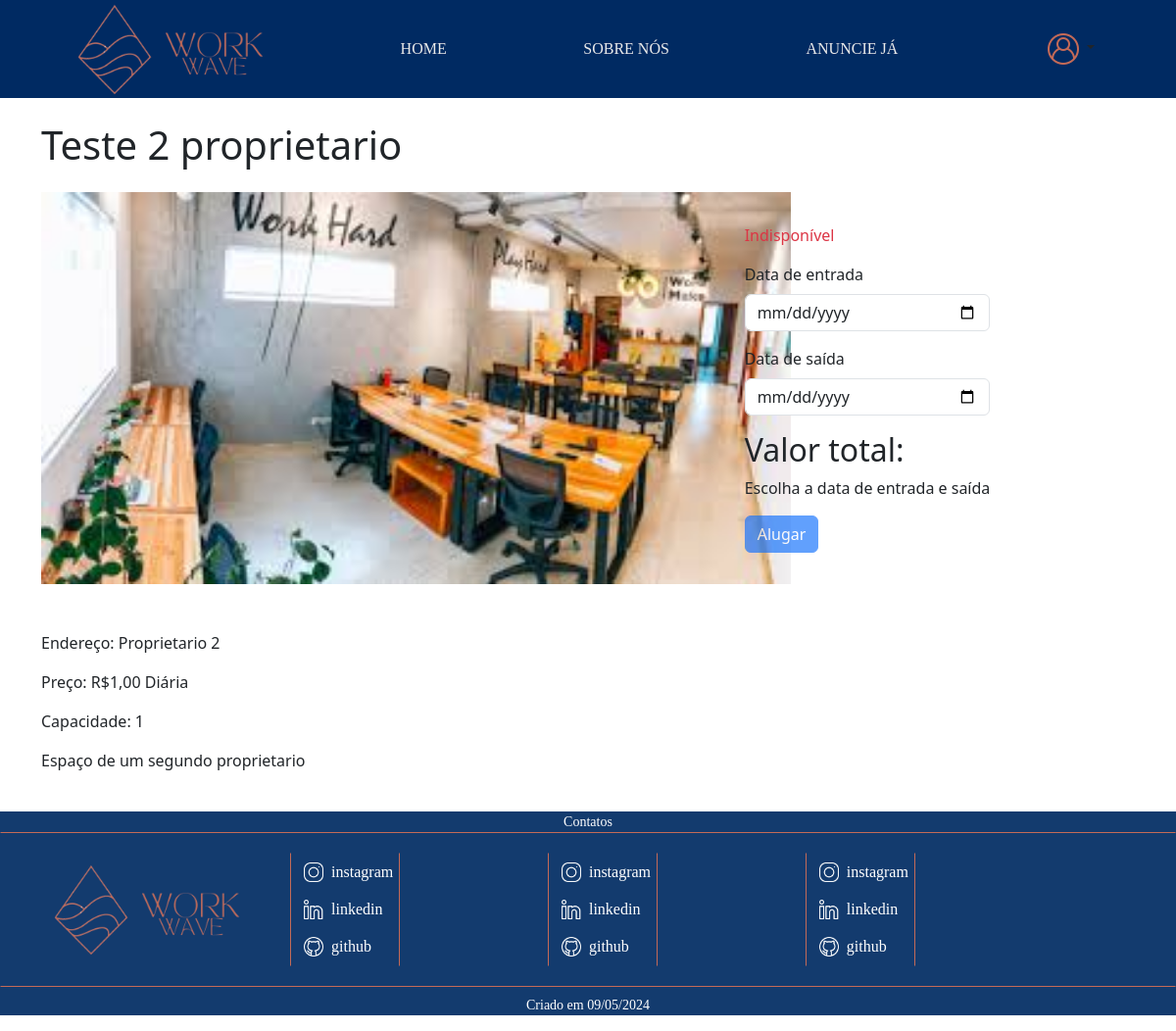
The app's page /AnuncioDetalhes.php?id=12 with its own data.
### tables this page shows
CREATE TABLE `espacodados` (
  `EspId` int(11) NOT NULL,
  `EspNome` varchar(255) NOT NULL,
  `EspEndereco` varchar(255) NOT NULL,
  `EspDescricao` mediumtext NOT NULL,
  `EspCapacidade` int(11) NOT NULL,
  `EspDisponibilidade` tinyint(1) DEFAULT NULL,
  `EspDataCadastro` date NOT NULL,
  `ProId` int(11) NOT NULL,
  `EspImg` varchar(255) DEFAULT NULL,
  `EspPreco` decimal(10,2) DEFAULT NULL,
  `SerId` int(11) DEFAULT NULL
);

### AnuncioDetalhes.php (the view, shortened to what this page needs)
<?php
try {
    $conexao = new PDO("mysql:host=localhost; dbname=workwave", "root", "");
    $conexao->setAttribute(PDO::ATTR_ERRMODE, PDO::ERRMODE_EXCEPTION);
    $query = "SELECT * FROM EspacoDados WHERE EspId = :id_anuncio";
    $stmt = $conexao->prepare($query);
    $stmt->bindParam(':id_anuncio', $_SESSION['id_anuncio'], PDO::PARAM_INT);
    $stmt->execute();
    if ($stmt->rowCount() > 0) {
        $espaco = $stmt->fetch(PDO::FETCH_ASSOC);
        $nome = $espaco['EspNome'];
        $capacidade = $espaco['EspCapacidade'];
        $disponibilidade = $espaco['EspDisponibilidade'];
        $preco = $espaco['EspPreco'];
        $endereco = $espaco['EspEndereco'];
        $caminho_imagem = $espaco['EspImg'];
        $descricao = $espaco['EspDescricao'];
    } else {
        echo "Espaço não encontrado.";
    }
} catch (PDOException $erro) {
    echo "Erro na conexão:" . $erro->getMessage();
}
?>
<!DOCTYPE html>
<html lang="en">
<head>
    <link href="https://cdn.jsdelivr.net/npm/bootstrap@5.3.3/dist/css/bootstrap.min.css" rel="stylesheet">
    <link rel="stylesheet" href="css/Style.css">
    <link rel="stylesheet" href="AnuncioDetalhes.css">
</head>
<body>
    <header>
        <div class="logo">
            <img src="img/WorkWave-removebg-preview (1).png" alt="" width="95px" height="95px">
            <img src="img/WorkWave__2_-removebg-preview.png" alt="" width="100px" height="100px">
        </div>
        <a href="index.php" class="underline">HOME</a>
        <a href="SobreNos.php" class="underline">SOBRE NÓS</a>
        <a href="AnuncieJa.php" class="underline">ANUNCIE JÁ</a>
        <?php
        if (!isset($_SESSION['usuario_validado']) || $_SESSION['usuario_validado'] == false) {
        ?>
            <div class="dropdown">
                <a class="btn dropdown-toggle" href="#" role="button" data-bs-toggle="dropdown" aria-expanded="false">
                    <img src="img/user-logo.png" alt="">
                </a>
            </div>
        <?php
        };
        ?>
    </header>
    <div class="container py-4">
        <div class="row">
            <div class="col-md-6">
                <div class="anuncio">
                    <h1 class ="mb-4"><?php echo $nome; ?></h1>
                    <div class="detalhesAnuncio">
                        <img src="img/<?php echo $caminho_imagem; ?>" alt="Imagem do Espaço" height="400px">
                        <div class="detalhes">
                            <p class = " mt-5">Endereço: <?php echo $endereco; ?></p>
                            <p>Preço: R$<?php echo number_format($preco, 2, ',', '.'); ?> Diária</p>
                            <p>Capacidade: <?php echo $capacidade; ?></p>
                            <p><?php echo $descricao;?></p>
                        </div>
                    </div>
                </div>
            </div>
            <div class="col-md-6 mt-4">
                <div class="formularioAluguel d-flex mt-5 justify-content-center p-4">
                    <form class="formCalculo" action="ValidaAluguel.php" method="post">
                            <p class="card-text mt-2 <?php echo $disponibilidade == 0 ? 'text-danger' : 'text-success'; ?>">
                                <?php echo $disponibilidade == 0 ? 'Indisponível' : 'Disponível'; ?>
                            </p>
                            <div class="mb-3">
                                <label for="dataEntrada" class="form-label">Data de entrada</label>
                                <input type="date" class="form-control" id="dataEntrada" name="dataEntrada" min="<?php echo date('Y-m-d'); ?>">
                            </div>
                            <div class="mb-3">
                                <label for="dataSaida" class="form-label">Data de saída</label>
                                <input type="date" class="form-control" id="dataSaida" name="dataSaida" min="<?php echo date('Y-m-d'); ?>">
                            </div>
                            <h2>Valor total:</h2>
                            <p id="valorTotal">Escolha a data de entrada e saída</p>
                            <button type="submit" class="btn btn-primary">Alugar</button>
                        </form>
                </div>
            </div>
        </div>
    </div>
    <footer class="rodape" id="contato">
    <div class="contato">
        <p>Contatos</p>
    </div>
    <div class="Borda">
        <div class="rodape-div">
            <div class="logo-2">
                <img src="img/WorkWave-removebg-preview (1).png" alt="" width="95px" height="95px">
                <img src="img/WorkWave__2_-removebg-preview.png" alt="" width="100px" height="100px">
            </div>
            <div class="Social">
                <div class="Media">
                    <a class="btn" href="#">
                        <img src="img/instagram.png" alt="" width="20" height="20">
                        <p>instagram</p>
                    </a>
                    <a class="btn" href="#">
                        <img src="img/linkedin.png" alt="" width="20" height="20">
                        <p>linkedin</p>
                    </a>
                    <a class="btn" href="#">
                        <img src="img/github.png" alt="" width="20" height="20">
                        <p>github</p>
                    </a>
                </div>
            </div>
            <div class="Social">
                <div class="Media">
                    <a class="btn" href="#">
                        <img src="img/instagram.png" alt="" width="20" height="20">
                        <p>instagram</p>
                    </a>
                    <a class="btn" href="#">
                        <img src="img/linkedin.png" alt="" width="20" height="20">
                        <p>linkedin</p>
                    </a>
                    <a class="btn" href="#">
                        <img src="img/github.png" alt="" width="20" height="20">
                        <p>github</p>
                    </a>
                </div>
            </div>
            <div class="Social">
                <div class="Media">
                    <a class="btn" href="#">
                        <img src="img/instagram.png" alt="" width="20" height="20">
                        <p>instagram</p>
                    </a>
                    <a class="btn" href="#">
                        <img src="img/linkedin.png" alt="" width="20" height="20">
                        <p>linkedin</p>
                    </a>
                    <a class="btn" href="#">
                        <img src="img/github.png" alt="" width="20" height="20">
                        <p>github</p>
                    </a>
                </div>
            </div>
        </div>
    </div>
    <div class="data">
        <p>Criado em 09/05/2024</p>
    </div>
</footer>
</body>
</html>

### css/Style.css (style rules this page uses)
header { background-color: #002a62; display: flex; flex-direction: row; justify-content: space-around; align-items: center; }
a { text-decoration: none; color: white; font-family: 'Times New Roman', Times, serif; }
.underline { position: relative; text-decoration: none; color: #EAEAEA; transition: color 0.3s ease; }
.underline::after { content: ''; position: absolute; bottom: -12px; left: -25%; width: 150%; height: 2px; background-color: #EAEAEA; transform: scaleX(0); transition: transform 0.3s ease; }
.rodape { text-align: center; background-color: #133b6e; color: white; height: auto; width: 100%; font-size: 14px; font-family: helvetica; justify-content: center; align-items: center; flex-direction: row; }
.rodape p, .pesquisa p { font-family: 'Times New Roman', Times, serif; }
.Borda { border: 1px solid #c46a57; border-right-color: #133b6e; border-left-color: #133b6e; }
.rodape-div { display: flex; align-items: center; justify-content: space-around; width: 90%; padding: 20px; margin-right: 200px; }
.Social { display: flex; width: calc(33.33% - 234px); margin-right: 100px; border: 1px solid #c46a57; border-bottom-color: #133b6e; border-top-color: #133b6e; flex-direction: row; }
.Media { display: flex; flex-direction: column; }
.Media .btn { display: flex; align-items: center; }
.Media img { margin-right: 8px; }
.Media p { color: white; margin: 0; }
.contato p { margin: 0; background-color: #133b6e; }
.data { margin-top: 8px; background-color: #133b6e; }

### records on screen
espacodados: EspNome "Teste 2 proprietario", EspImg (picture), EspEndereco "Proprietario 2", EspPreco "1,00", EspCapacidade "1", EspDescricao "Espaço de um segundo proprietario"
